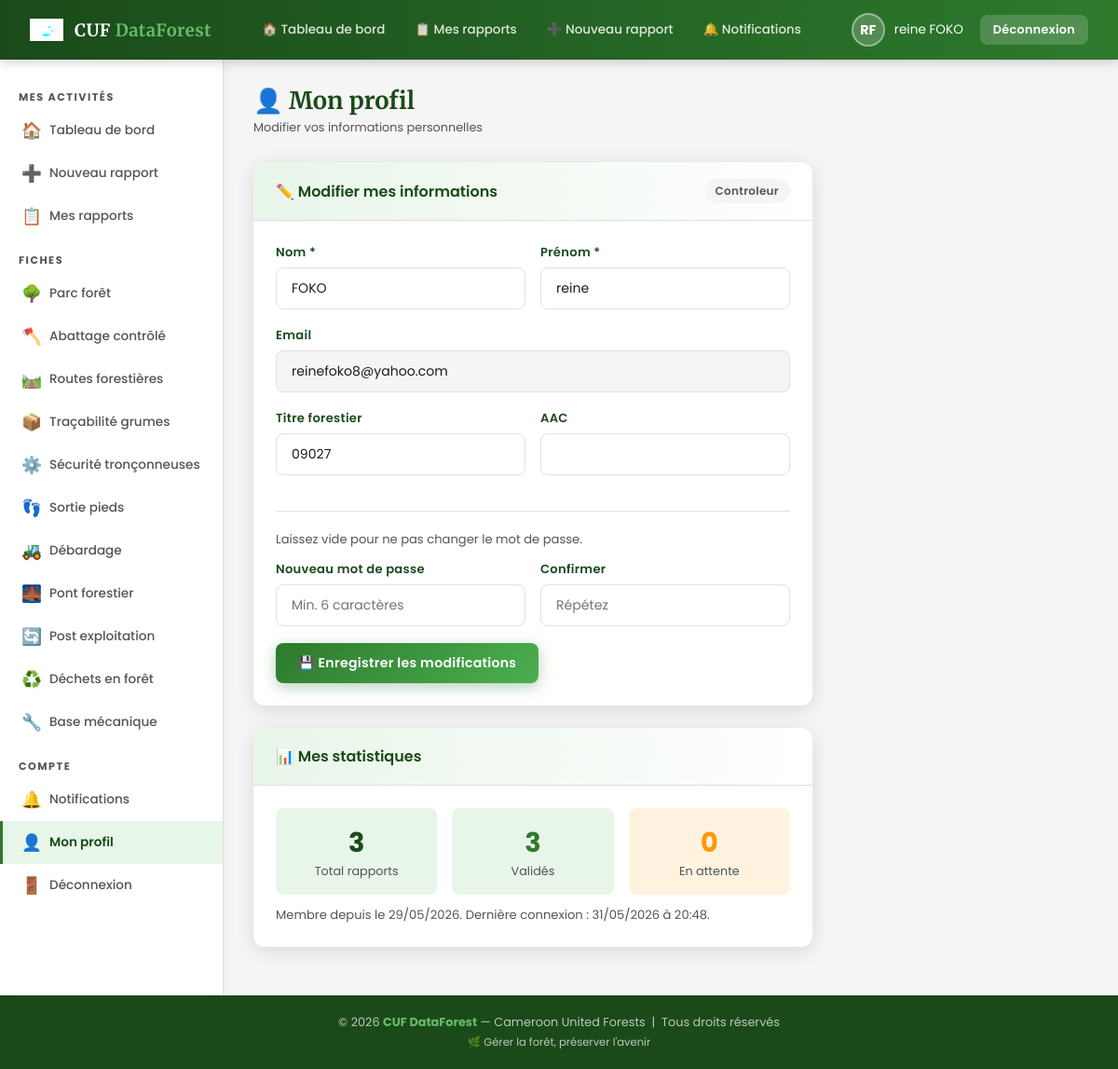
Screenshot of /pages/profil.php (signed in) with the database file from the repository.
### tables this page shows
CREATE TABLE `users` (
  `id` int(11) NOT NULL,
  `nom` varchar(100) NOT NULL,
  `prenom` varchar(100) NOT NULL,
  `email` varchar(150) NOT NULL,
  `password` varchar(255) NOT NULL,
  `role` enum('administrateur','controleur') NOT NULL DEFAULT 'controleur',
  `titre_forestier` varchar(100) DEFAULT NULL,
  `aac` varchar(50) DEFAULT NULL,
  `statut` enum('actif','inactif','en_attente') DEFAULT 'en_attente',
  `date_creation` datetime DEFAULT current_timestamp(),
  `derniere_connexion` datetime DEFAULT NULL
);

### pages/profil.php (the view, shortened to what this page needs)
<?php
$db=getDB(); $uid=$_SESSION['user_id'];
$user=$db->query("SELECT * FROM users WHERE id=$uid")->fetch_assoc();
include '../includes/header.php';
?>
<div class="page-header">
    <div><h1 class="page-title">👤 Mon profil</h1><div class="breadcrumb">Modifier vos informations personnelles</div></div>
</div>
<div class="card fade-in" style="max-width:600px;">
    <div class="card-header">
        <span class="card-title">✏️ Modifier mes informations</span>
        <span class="badge badge-<?=$user['role']==='administrateur'?'info':'secondary'?>"><?=ucfirst($user['role'])?></span>
    </div>
    <div class="card-body">
        <form method="POST">
            <div class="form-row">
                <div class="form-group"><label>Nom *</label><input type="text" name="nom" class="form-control" value="<?=htmlspecialchars($user['nom'])?>" required/></div>
                <div class="form-group"><label>Prénom *</label><input type="text" name="prenom" class="form-control" value="<?=htmlspecialchars($user['prenom'])?>" required/></div>
            </div>
            <div class="form-group"><label>Email</label><input type="email" class="form-control" value="<?=htmlspecialchars($user['email'])?>" disabled style="background:#f5f5f5;"/></div>
            <div class="form-row">
                <div class="form-group"><label>Titre forestier</label><input type="text" name="titre_forestier" class="form-control" value="<?=htmlspecialchars($user['titre_forestier']??'')?>"/></div>
                <div class="form-group"><label>AAC</label><input type="text" name="aac" class="form-control" value="<?=htmlspecialchars($user['aac']??'')?>"/></div>
            </div>
            <hr class="divider"/>
            <p style="font-size:0.82rem;color:var(--gris-texte);margin-bottom:12px;">Laissez vide pour ne pas changer le mot de passe.</p>
            <div class="form-row">
                <div class="form-group"><label>Nouveau mot de passe</label><input type="password" name="password" class="form-control" placeholder="Min. 6 caractères"/></div>
                <div class="form-group"><label>Confirmer</label><input type="password" name="confirm" class="form-control" placeholder="Répétez"/></div>
            </div>
            <button type="submit" class="btn btn-primary">💾 Enregistrer les modifications</button>
        </form>
    </div>
</div>
<div class="card fade-in" style="max-width:600px;">
    <div class="card-header"><span class="card-title">📊 Mes statistiques</span></div>
    <div class="card-body">
    <?php
    $nb_total=$db->query("SELECT COUNT(*) FROM rapports WHERE controleur_id=$uid")->fetch_row()[0];
    $nb_val=$db->query("SELECT COUNT(*) FROM rapports WHERE controleur_id=$uid AND statut='validé'")->fetch_row()[0];
    $nb_soumis=$db->query("SELECT COUNT(*) FROM rapports WHERE controleur_id=$uid AND statut='soumis'")->fetch_row()[0];
    ?>
    <div style="display:grid;grid-template-columns:1fr 1fr 1fr;gap:16px;">
        <div style="text-align:center;background:var(--vert-pale);padding:16px;border-radius:var(--radius-sm);">
            <div style="font-size:1.8rem;font-weight:700;color:var(--vert-fonce);"><?=$nb_total?></div>
            <div style="font-size:0.8rem;color:var(--gris-texte);">Total rapports</div>
        </div>
        <div style="text-align:center;background:var(--vert-pale);padding:16px;border-radius:var(--radius-sm);">
            <div style="font-size:1.8rem;font-weight:700;color:var(--vert-moyen);"><?=$nb_val?></div>
            <div style="font-size:0.8rem;color:var(--gris-texte);">Validés</div>
        </div>
        <div style="text-align:center;background:#fff3e0;padding:16px;border-radius:var(--radius-sm);">
            <div style="font-size:1.8rem;font-weight:700;color:var(--orange-alerte);"><?=$nb_soumis?></div>
            <div style="font-size:0.8rem;color:var(--gris-texte);">En attente</div>
        </div>
    </div>
    <div style="margin-top:12px;font-size:0.82rem;color:var(--gris-texte);">
        Membre depuis le <?=date('d/m/Y',strtotime($user['date_creation']))?>.
        <?php if($user['derniere_connexion']):?>Dernière connexion : <?=date('d/m/Y à H:i',strtotime($user['derniere_connexion']))?>.<?php endif;?>
    </div>
    </div>
</div>
<?php include '../includes/footer.php';?>

### css/style.css (style rules this page uses)
:root { --vert-fonce: #1a4a1a; --vert-moyen: #2d7a2d; --vert-clair: #4caf50; --vert-pale: #e8f5e9; --vert-accent: #66bb6a; --blanc: #ffffff; --gris-clair: #f5f5f5; --gris-moyen: #e0e0e0; --gris-texte: #555555; --noir-doux: #1c1c1c; --orange-alerte:#ff9800; --rouge: #e53935; --bleu-info: #1976d2; --ombre: 0 4px 20px rgba(0,0,0,0.12); --ombre-forte: 0 8px 32px rgba(0,0,0,0.18); --radius: 12px; --radius-sm: 8px; --transition: all 0.3s ease; }
* { margin: 0; padding: 0; box-sizing: border-box; }
body { font-family: 'Poppins', sans-serif; background: var(--gris-clair); color: var(--noir-doux); min-height: 100vh; }
.form-group { margin-bottom: 18px; }
.form-group label { display: block; font-size: 0.82rem; font-weight: 600; color: var(--vert-fonce); margin-bottom: 6px; letter-spacing: 0.3px; }
.form-control { width: 100%; padding: 11px 16px; border: 1.5px solid var(--gris-moyen); border-radius: var(--radius-sm); font-family: 'Poppins', sans-serif; font-size: 0.88rem; color: var(--noir-doux); background: white; transition: var(--transition); outline: none; }
.form-row { display: grid; grid-template-columns: 1fr 1fr; gap: 16px; }
.btn { padding: 11px 24px; border: none; border-radius: var(--radius-sm); font-family: 'Poppins', sans-serif; font-size: 0.88rem; font-weight: 600; cursor: pointer; transition: var(--transition); display: inline-flex; align-items: center; gap: 8px; text-decoration: none; letter-spacing: 0.3px; }
.btn-primary { background: linear-gradient(135deg, var(--vert-moyen), var(--vert-clair)); color: white; box-shadow: 0 4px 15px rgba(45,122,45,0.35); }
.page-header { margin-bottom: 28px; display: flex; align-items: center; justify-content: space-between; flex-wrap: wrap; gap: 12px; }
.page-title { font-family: 'Merriweather', serif; font-size: 1.6rem; color: var(--vert-fonce); display: flex; align-items: center; gap: 10px; }
.breadcrumb { font-size: 0.8rem; color: var(--gris-texte); margin-top: 4px; }
.card { background: white; border-radius: var(--radius); box-shadow: var(--ombre); overflow: hidden; margin-bottom: 24px; }
.card-header { padding: 18px 24px; border-bottom: 1px solid var(--gris-moyen); display: flex; align-items: center; justify-content: space-between; background: linear-gradient(90deg, var(--vert-pale), white); }
.card-title { font-size: 1rem; font-weight: 600; color: var(--vert-fonce); display: flex; align-items: center; gap: 8px; }
.card-body { padding: 24px; }
.badge { display: inline-block; padding: 4px 12px; border-radius: 20px; font-size: 0.75rem; font-weight: 600; letter-spacing: 0.3px; }
.badge-secondary { background: #f5f5f5; color: #555; }
.divider { border: none; border-top: 1px solid var(--gris-moyen); margin: 20px 0; }
.fade-in { animation: fadeIn 0.4s ease forwards; }

### rows the page displays
users: role "Controleur", nom "FOKO", prenom "reine", email "reinefoko8@yahoo.com", titre_forestier "09027", date_creation "29/05/2026", derniere_connexion "31/05/2026 à 20:48"

### other values shown
$initiales "RF"
$nb_total "3"
$nb_val "3"
$nb_soumis "0"
